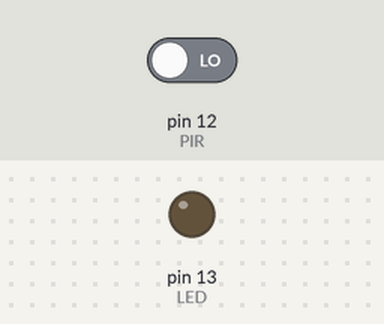
Simulated run of this sketch. Board: Arduino Uno, built with avr-gcc and run on an emulated ATmega328P. Parts: output pins drawn as LEDs (lit = HIGH). The test bench sets the inputs (shaded band); at power-on: pin 12 (PIR) LOW.

Above: at 1.2 s.
1.3 s: pin 12 (PIR) driven HIGH
At 1.8 s:
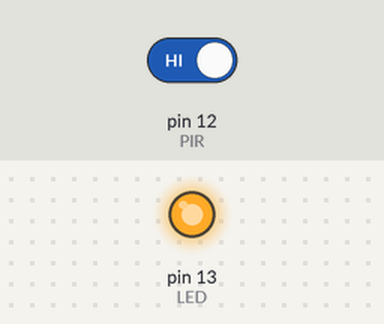
2.8 s: pin 12 (PIR) driven LOW
At 4.1 s:
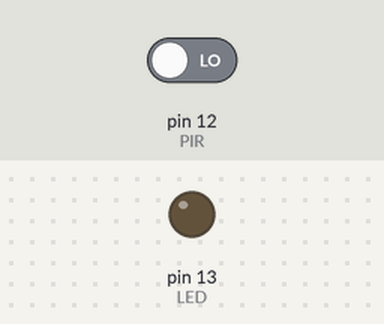
Timing chart, 0 to 5.8 s (numbered marks = the images above; inputs shaded):
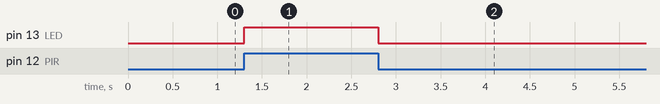

Measured:
- after the input at 1.3 s, pin 13 (LED): LOW → HIGH at once
- after the input at 2.8 s, pin 13 (LED): HIGH → LOW at once

The sketch:

PIR_Arduino.ino
```cpp
int PIR = 12;
int LED = 13;

void setup() {
  // init
  pinMode(PIR, INPUT);
  pinMode(LED, OUTPUT);
}

void loop() {
  if(digitalRead(PIR)){
    digitalWrite(LED, HIGH);
  }else{
    digitalWrite(LED, LOW);
  }
}
```
